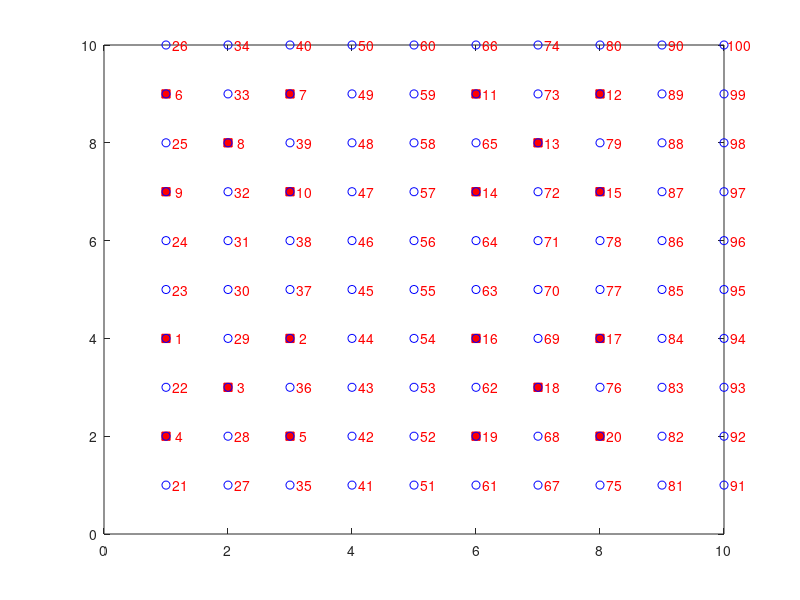

MATLAB code for this plot:

function [X, Indices] = deploy_nodes_deterministic()

%deploy_nodes_random computes the positions of random nodes knowing
%the number of anchors and blindfolded devices
%Output parameters: X-> positions of the nodes
%Indices-> nodes (e.g. 1, 3, 5, 7) which are anchors


global M N 

%Size of the grid
Grid=10; %10
i=1;
m=1;
X=[];

%for k=1:0.5:10
%    for l=1:10
%            A(m,:)=[k l];
%            m=m+1;
%    end 
%end
A=[1 4; 3 4; 2 3; 1 2; 3 2; 1 9; 3 9; 2 8; 1 7; 3 7; 6 9; 8 9; 7 8; 6 7; 8 7; 6 4; 8 4; 7 3; 6 2; 8 2];
for x=1:10
    for y=1:10
        if(isempty(find(A(:,1)==x & A(:,2)==y))==1)
            X(i,:)=[x y];
            i=i+1;
        end
    end
end
[N y]=size(A);
[M y]=size(X);
X=[A;X];
%We suppose that the first N elements belongs to anchors, thus the indices
%for the anchors run from the first 1 to N elements
Indices=[1:N]';

%Plot deployment
figure(1);
%Anchors in square and red
plot(A(:,1),A(:,2),'rs','MarkerFaceColor','r') 
hold on;
plot(X(:,1),X(:,2),'bo');
labels = num2str((1:(M+N))'); 
%For labelling each sensor
text(X(:,1)+.06,X(:,2),labels,'Color','r'); 
